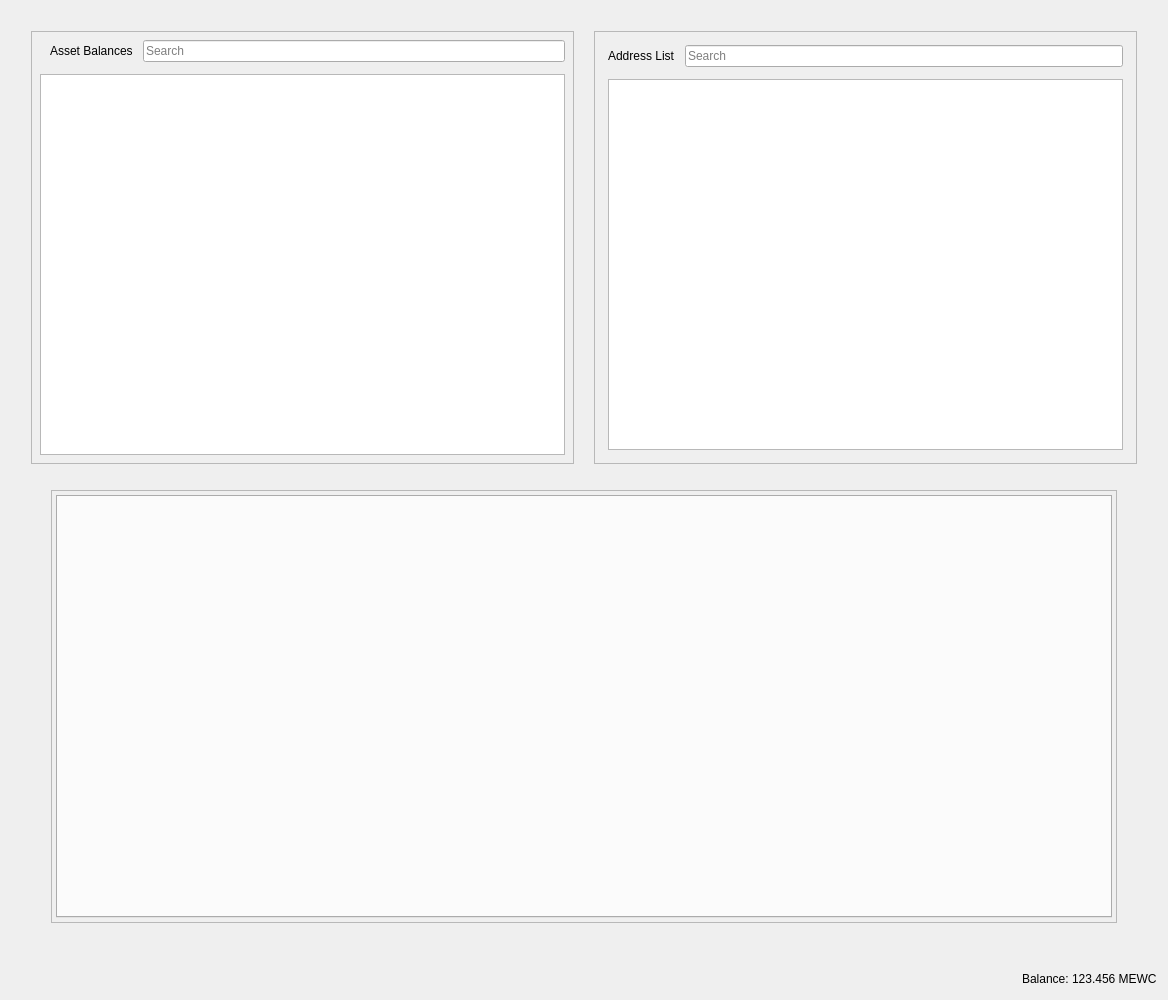
<?xml version="1.0" encoding="UTF-8"?>
<ui version="4.0">
 <class>RestrictedAssetsDialog</class>
 <widget class="QDialog" name="RestrictedAssetsDialog">
  <property name="geometry">
   <rect>
    <x>0</x>
    <y>0</y>
    <width>1168</width>
    <height>1000</height>
   </rect>
  </property>
  <property name="windowTitle">
   <string>Send Coins</string>
  </property>
  <layout class="QVBoxLayout" name="verticalLayout">
   <item>
    <layout class="QHBoxLayout" name="horizontalLayout">
     <property name="spacing">
      <number>20</number>
     </property>
     <property name="leftMargin">
      <number>20</number>
     </property>
     <property name="topMargin">
      <number>20</number>
     </property>
     <property name="rightMargin">
      <number>20</number>
     </property>
     <property name="bottomMargin">
      <number>20</number>
     </property>
     <item>
      <widget class="QFrame" name="frameAssetBalance">
       <property name="frameShape">
        <enum>QFrame::StyledPanel</enum>
       </property>
       <property name="frameShadow">
        <enum>QFrame::Raised</enum>
       </property>
       <layout class="QVBoxLayout" name="verticalLayout_7">
        <property name="spacing">
         <number>12</number>
        </property>
        <property name="leftMargin">
         <number>4</number>
        </property>
        <property name="topMargin">
         <number>4</number>
        </property>
        <property name="rightMargin">
         <number>4</number>
        </property>
        <property name="bottomMargin">
         <number>4</number>
        </property>
        <item>
         <layout class="QVBoxLayout" name="verticalLayout_4">
          <property name="spacing">
           <number>12</number>
          </property>
          <property name="leftMargin">
           <number>4</number>
          </property>
          <property name="topMargin">
           <number>4</number>
          </property>
          <property name="rightMargin">
           <number>4</number>
          </property>
          <property name="bottomMargin">
           <number>4</number>
          </property>
          <item>
           <layout class="QHBoxLayout" name="horizontalLayout_8">
            <property name="spacing">
             <number>10</number>
            </property>
            <property name="leftMargin">
             <number>10</number>
            </property>
            <item>
             <widget class="QLabel" name="labelAssetBalance">
              <property name="text">
               <string>Asset Balances</string>
              </property>
             </widget>
            </item>
            <item>
             <widget class="QLineEdit" name="lineEditAssetSearch">
              <property name="placeholderText">
               <string>Search</string>
              </property>
             </widget>
            </item>
           </layout>
          </item>
          <item>
           <widget class="QTableView" name="listAssets"/>
          </item>
         </layout>
        </item>
       </layout>
      </widget>
     </item>
     <item>
      <widget class="QFrame" name="frameAddressList">
       <property name="frameShape">
        <enum>QFrame::StyledPanel</enum>
       </property>
       <property name="frameShadow">
        <enum>QFrame::Raised</enum>
       </property>
       <layout class="QVBoxLayout" name="verticalLayout_10">
        <property name="spacing">
         <number>12</number>
        </property>
        <item>
         <layout class="QVBoxLayout" name="verticalLayout_9">
          <property name="spacing">
           <number>12</number>
          </property>
          <property name="leftMargin">
           <number>4</number>
          </property>
          <property name="topMargin">
           <number>4</number>
          </property>
          <property name="rightMargin">
           <number>4</number>
          </property>
          <property name="bottomMargin">
           <number>4</number>
          </property>
          <item>
           <layout class="QHBoxLayout" name="horizontalLayout_9">
            <property name="spacing">
             <number>10</number>
            </property>
            <property name="leftMargin">
             <number>0</number>
            </property>
            <property name="topMargin">
             <number>0</number>
            </property>
            <property name="rightMargin">
             <number>0</number>
            </property>
            <property name="bottomMargin">
             <number>0</number>
            </property>
            <item>
             <widget class="QLabel" name="labelAddressList">
              <property name="text">
               <string>Address List</string>
              </property>
             </widget>
            </item>
            <item>
             <widget class="QLineEdit" name="lineEditAddressSearch">
              <property name="placeholderText">
               <string>Search</string>
              </property>
             </widget>
            </item>
           </layout>
          </item>
          <item>
           <widget class="QTableView" name="myAddressList"/>
          </item>
         </layout>
        </item>
       </layout>
      </widget>
     </item>
    </layout>
   </item>
   <item>
    <layout class="QHBoxLayout" name="horizontalLayout_4">
     <property name="spacing">
      <number>34</number>
     </property>
     <property name="leftMargin">
      <number>40</number>
     </property>
     <property name="topMargin">
      <number>0</number>
     </property>
     <property name="rightMargin">
      <number>40</number>
     </property>
     <property name="bottomMargin">
      <number>40</number>
     </property>
     <item>
      <widget class="QFrame" name="tabFrame">
       <property name="frameShape">
        <enum>QFrame::StyledPanel</enum>
       </property>
       <property name="frameShadow">
        <enum>QFrame::Raised</enum>
       </property>
       <layout class="QVBoxLayout" name="verticalLayout_8">
        <property name="spacing">
         <number>12</number>
        </property>
        <property name="leftMargin">
         <number>4</number>
        </property>
        <property name="topMargin">
         <number>4</number>
        </property>
        <property name="rightMargin">
         <number>4</number>
        </property>
        <property name="bottomMargin">
         <number>4</number>
        </property>
        <item>
         <widget class="QTabWidget" name="tabWidget">
          <property name="tabPosition">
           <enum>QTabWidget::North</enum>
          </property>
          <property name="tabShape">
           <enum>QTabWidget::Rounded</enum>
          </property>
          <property name="currentIndex">
           <number>-1</number>
          </property>
          <property name="elideMode">
           <enum>Qt::ElideNone</enum>
          </property>
         </widget>
        </item>
       </layout>
      </widget>
     </item>
    </layout>
   </item>
   <item>
    <layout class="QHBoxLayout" name="horizontalLayout_2">
     <property name="spacing">
      <number>3</number>
     </property>
     <item>
      <spacer name="horizontalSpacer">
       <property name="orientation">
        <enum>Qt::Horizontal</enum>
       </property>
       <property name="sizeHint" stdset="0">
        <size>
         <width>40</width>
         <height>20</height>
        </size>
       </property>
      </spacer>
     </item>
     <item alignment="Qt::AlignRight">
      <widget class="QLabel" name="label">
       <property name="sizePolicy">
        <sizepolicy hsizetype="Preferred" vsizetype="Fixed">
         <horstretch>0</horstretch>
         <verstretch>0</verstretch>
        </sizepolicy>
       </property>
       <property name="text">
        <string>Balance:</string>
       </property>
      </widget>
     </item>
     <item alignment="Qt::AlignRight">
      <widget class="QLabel" name="labelBalance">
       <property name="sizePolicy">
        <sizepolicy hsizetype="Preferred" vsizetype="Fixed">
         <horstretch>0</horstretch>
         <verstretch>0</verstretch>
        </sizepolicy>
       </property>
       <property name="cursor">
        <cursorShape>IBeamCursor</cursorShape>
       </property>
       <property name="text">
        <string notr="true">123.456 MEWC</string>
       </property>
       <property name="textInteractionFlags">
        <set>Qt::LinksAccessibleByMouse|Qt::TextSelectableByKeyboard|Qt::TextSelectableByMouse</set>
       </property>
      </widget>
     </item>
    </layout>
   </item>
  </layout>
 </widget>
 <resources>
  <include location="../meow.qrc"/>
 </resources>
 <connections/>
</ui>
